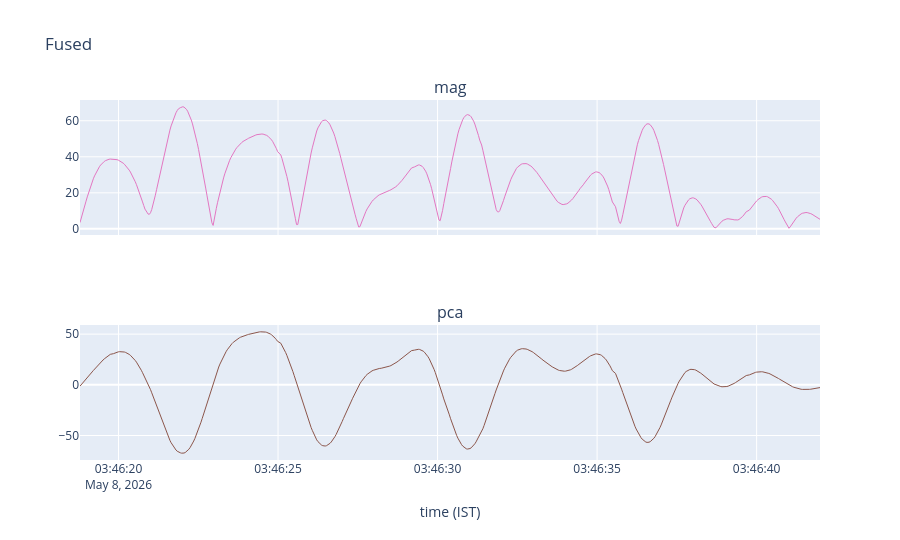

The code cell stored with this chart in its notebook:
### Code cell
def fusion_magnitude(x: np.ndarray, y: np.ndarray) -> np.ndarray:
    return np.sqrt(x ** 2 + y ** 2)

def fusion_pca(x: np.ndarray, y: np.ndarray) -> np.ndarray:
    """First principal component of [x, y] — axis with most variance."""
    M = np.column_stack([x, y])
    cov = (M.T @ M) / max(len(M) - 1, 1)
    w, V = np.linalg.eigh(cov)
    pc1 = V[:, np.argmax(w)]
    return M @ pc1

fused = {
    'fused_mag': fusion_magnitude(accel_x, accel_y),
    'fused_pca': fusion_pca(accel_x, accel_y),
}

t_fused = pd.to_datetime(t_rs, unit='ms', utc=True).tz_convert('Asia/Kolkata')
fig = make_subplots(rows=len(fused), cols=1, shared_xaxes=True,
                    subplot_titles=('mag', 'pca'))
for i, (name, sig) in enumerate(fused.items(), start=1):
    fig.add_trace(go.Scatter(x=t_fused, y=sig, name=name,
                             line=dict(color=COLORS[name], width=1)),
                  row=i, col=1)
fig.update_xaxes(title_text='time (IST)', row=len(fused), col=1)
fig.update_layout(height=540, showlegend=False,
                  title_text=f'Fused')
fig.show()

### Figure 1 — Plotly figure (JSON) as saved in the notebook; plotly's stock layout.template omitted (floating-point values rounded to 4 significant figures; data arrays with more than 128 entries replaced by an {"elided": "..."} marker saying what was removed)
{"data": [{"line": {"color": "#e377c2", "width": 1}, "name": "fused_mag", "type": "scatter", "x": {"elided": "599 str values"}, "xaxis": "x", "y": {"elided": "599 float values"}, "yaxis": "y"}, {"line": {"color": "#8c564b", "width": 1}, "name": "fused_pca", "type": "scatter", "x": {"elided": "599 str values"}, "xaxis": "x2", "y": {"elided": "599 float values"}, "yaxis": "y2"}], "layout": {"annotations": [{"font": {"size": 16}, "showarrow": false, "text": "mag", "x": 0.5, "xanchor": "center", "xref": "paper", "y": 1, "yanchor": "bottom", "yref": "paper"}, {"font": {"size": 16}, "showarrow": false, "text": "pca", "x": 0.5, "xanchor": "center", "xref": "paper", "y": 0.375, "yanchor": "bottom", "yref": "paper"}], "height": 540, "showlegend": false, "title": {"text": "Fused"}, "xaxis": {"anchor": "y", "domain": [0, 1], "matches": "x2", "showticklabels": false}, "xaxis2": {"anchor": "y2", "domain": [0, 1], "title": {"text": "time (IST)"}}, "yaxis": {"anchor": "x", "domain": [0.625, 1]}, "yaxis2": {"anchor": "x2", "domain": [0, 0.375]}}}
